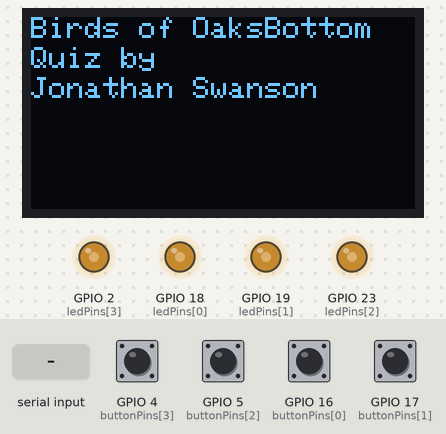
This sketch was run on a simulated ESP32. On the bench: 128×64 one-colour display, output pins drawn as LEDs (lit = HIGH). Inputs (shaded band) come from the test bench; at power-on: GPIO 4 (buttonPins[3]), GPIO 5 (buttonPins[2]), GPIO 16 (buttonPins[0]), GPIO 17 (buttonPins[1]) HIGH. The display library's start-up logo is not drawn; what the sketch prints to the serial monitor is not drawn.

Above: at 5.2 s.
5.3 s: GPIO 4 (buttonPins[3]) pulled LOW for 0.15 s
At 6.7 s:
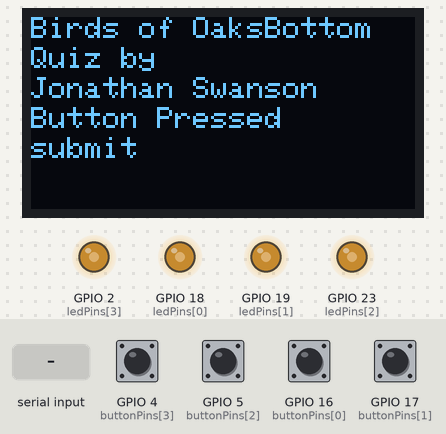
7.0 s: GPIO 5 (buttonPins[2]) pulled LOW for 0.15 s
At 8.2 s:
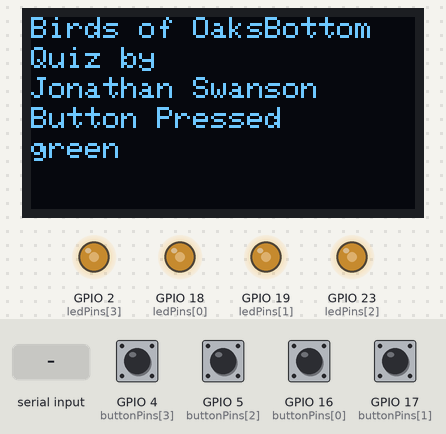
8.7 s: GPIO 16 (buttonPins[0]) pulled LOW for 0.15 s
At 9.5 s:
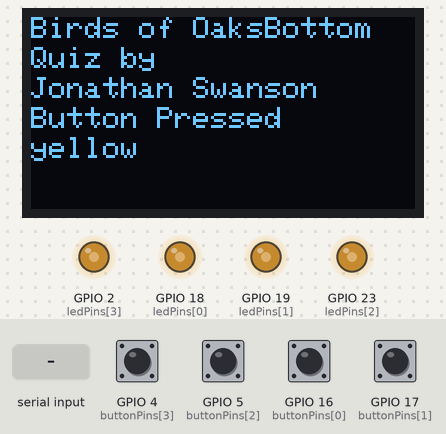
10.4 s: GPIO 17 (buttonPins[1]) pulled LOW for 0.15 s
At 11.8 s:
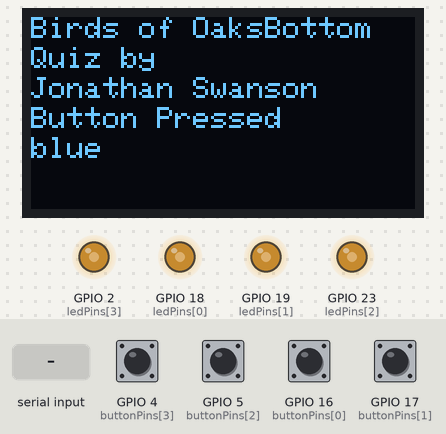
12.1 s: "correct\n" received over Serial
At 12.8 s:
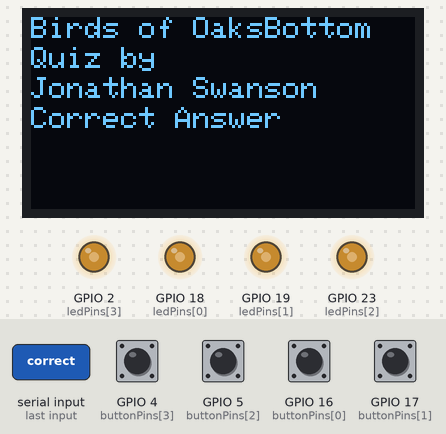
13.6 s: "wrong\n" received over Serial
At 14.0 s:
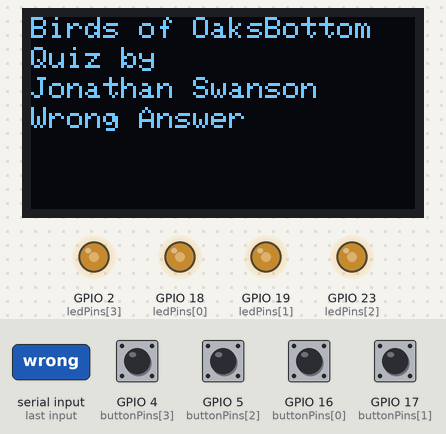
Timing chart, 0 to 16.1 s (numbered marks = the images above; inputs shaded):
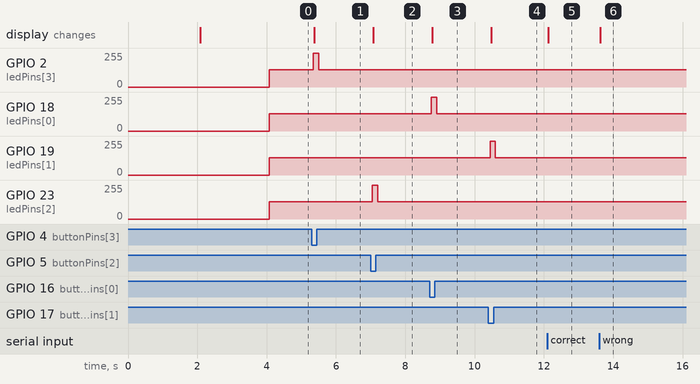

Measured:
- after the input at 5.3 s, GPIO 2 (ledPins[3]): 128/255 → 255/255 after 0.05 s, → 128/255 0.15 s later; the display: changes after 0.08 s (image 1)
- after the input at 7.0 s, GPIO 23 (ledPins[2]): 128/255 → 255/255 after 0.05 s, → 128/255 0.15 s later; the display: changes after 0.08 s (image 2)
- after the input at 8.7 s, GPIO 18 (ledPins[0]): 128/255 → 255/255 after 0.05 s, → 128/255 0.15 s later; the display: changes after 0.08 s (image 3)
- after the input at 10.4 s, GPIO 19 (ledPins[1]): 128/255 → 255/255 after 0.05 s, → 128/255 0.15 s later; the display: changes after 0.08 s (image 4)
- after the input at 12.1 s, the display: changes at once (image 5)
- after the input at 13.6 s, the display: changes at once (image 6)

The sketch:

birdquiz-esp.ino
```cpp
#include <Wire.h>
#include <Adafruit_GFX.h>
#include <Adafruit_SSD1306.h>
#include <Arduino.h>

// OLED display settings
#define SCREEN_WIDTH 128
#define SCREEN_HEIGHT 64
#define OLED_RESET -1
#define OLED_ADDR 0x3C

Adafruit_SSD1306 display(SCREEN_WIDTH, SCREEN_HEIGHT, &Wire, OLED_RESET);

// Button and LED pin definitions
const int buttonPins[] = {16, 17, 5, 4}; // GPIO 16, 17, 5, 4
const int ledPins[] = {18, 19, 23, 2};   // GPIO 18, 19, 23, 2
const char* buttonNames[] = {"yellow", "blue", "green", "submit"};
const int numButtons = 4;
unsigned long lastDebounceTime[numButtons];
int lastButtonState[numButtons];
int buttonState[numButtons];
const unsigned long debounceDelay = 50;

void initializeOLED() {
  // Initialize the OLED display
  if (!display.begin(SSD1306_SWITCHCAPVCC, OLED_ADDR)) {
    Serial.println(F("SSD1306 allocation failed"));
    while (true); // Infinite loop to halt further execution if OLED fails
  }
  display.display();
  delay(2000); // Pause for 2 seconds
  display.clearDisplay();
}

void displayWelcomeMessage() {
  display.clearDisplay();
  display.setTextSize(1);
  display.setTextColor(SSD1306_WHITE);
  display.setCursor(0, 0);
  display.print("Birds of OaksBottom");
  display.setCursor(0, 10);
  display.print("Quiz by");
  display.setCursor(0, 20);
  display.print("Jonathan Swanson");
  display.display();
  Serial.println(F("Displayed welcome message"));
}

void setup() {
  Serial.begin(115200);
  Wire.begin(21, 22); // Initialize I2C with specified pins

  initializeOLED(); // Initialize and verify OLED

  displayWelcomeMessage(); // Display welcome message
  delay(2000); // Display welcome message for 2 seconds

  // Initialize buttons and LEDs
  for (int i = 0; i < numButtons; i++) {
    pinMode(buttonPins[i], INPUT_PULLUP);
    pinMode(ledPins[i], OUTPUT);
    digitalWrite(ledPins[i], LOW); // Ensure all LEDs are off initially

    lastButtonState[i] = HIGH;
    buttonState[i] = HIGH;
    lastDebounceTime[i] = 0;
  }

  // Set LEDs to dim state
  for (int i = 0; i < numButtons; i++) {
    analogWrite(ledPins[i], 128); // Set to half brightness (dim state)
  }
}

void loop() {
  handleButtons();    // Check button states and update the OLED accordingly
  handleSerialInput(); // Check for serial input and update the OLED accordingly
}

void handleButtons() {
  for (int i = 0; i < numButtons; i++) {
    int reading = digitalRead(buttonPins[i]);

    if (reading != lastButtonState[i]) {
      lastDebounceTime[i] = millis();
    }

    if ((millis() - lastDebounceTime[i]) > debounceDelay) {
      if (reading != buttonState[i]) {
        buttonState[i] = reading;

        if (buttonState[i] == LOW) {
          Serial.print(F("Button pressed: "));
          Serial.println(buttonNames[i]); // Print button name to Serial Monitor

          // Send the button name to the Serial Port for Java application
          Serial.println(buttonNames[i]);

          // Light up the corresponding LED to full brightness
          analogWrite(ledPins[i], 255); // Full brightness

          // Display button press message on OLED
          updateOLED("Button Pressed", buttonNames[i]);

        } else {
          Serial.print(F("Button released: "));
          Serial.println(buttonNames[i]);

          // Dim the corresponding LED back to half brightness
          analogWrite(ledPins[i], 128); // Half brightness (dim state)
        }
      }
    }

    lastButtonState[i] = reading; // Save the last state
  }
}

void handleSerialInput() {
  if (Serial.available()) {
    String input = Serial.readStringUntil('\n');
    input.trim();

    Serial.print("Received: ");
    Serial.println(input);

    if (input.equals("correct")) {
      updateOLEDWithAnswer("Correct Answer");
    } else if (input.equals("wrong")) {
      updateOLEDWithAnswer("Wrong Answer");
    }
  }
}

void updateOLEDWithAnswer(const char* answer) {
  updateOLED(answer, "");
  Serial.print(F("Updated OLED with answer: "));
  Serial.println(answer);
}

void updateOLED(const char* mainMessage, const char* subMessage) {
  display.clearDisplay();
  display.setTextSize(1);
  display.setCursor(0, 0);
  display.print("Birds of OaksBottom");
  display.setCursor(0, 10);
  display.print("Quiz by");
  display.setCursor(0, 20);
  display.print("Jonathan Swanson");

  if (strlen(mainMessage) > 0) {
    display.setCursor(0, 30);
    display.print(mainMessage);
  }

  if (strlen(subMessage) > 0) {
    display.setCursor(0, 40);
    display.print(subMessage);
  }

  display.display();
  Serial.print(F("Updated OLED with message: "));
  Serial.println(mainMessage);
}
```
